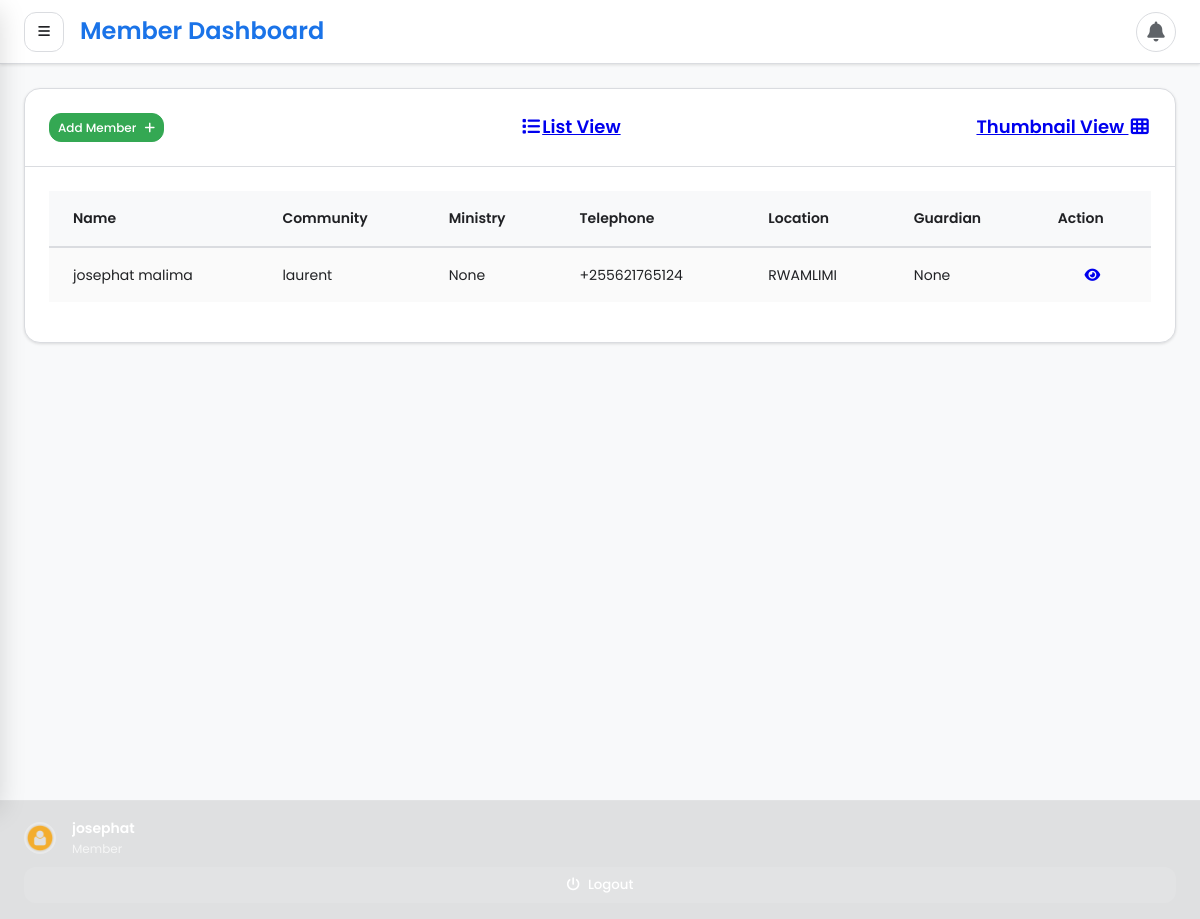
/members/table/ (signed in), run on the app's committed database.
### users/models.py (models this page shows, shortened)
class User(AbstractBaseUser, PermissionsMixin):
    roles =[
        ('admin','Admin'),
        ('Chairperson','Chairperson'),
        ('Secretary','Secretary'),
        ('Accountant','Accountant'),
        ('Member','Member'),
    ]
    username = models.CharField(max_length=255, blank=True, unique=True)
    email = models.EmailField(max_length=255, unique=True, null=True, blank=True)
    firstname = models.CharField(max_length=30, null=True, blank=True)
    lastname = models.CharField(max_length=30, null=True, blank=True)
    is_active = models.BooleanField(default=True)
    roles = models.CharField(max_length=50, choices=roles, default='Member')
    date_joined = models.DateTimeField(default=timezone.now)
    is_staff = models.BooleanField(default=False)
    is_verified = models.BooleanField(default=False)
    phone = models.CharField(max_length=15, blank=True, null=True)
    force_password_change = models.BooleanField(default=True)
    objects = ManagerUser()
    USERNAME_FIELD = 'username' # primary identifier for django auth
    REQUIRED_FIELDS = []     # required when creating superuser

### member/models.py (models this page shows, shortened)
class Member(models.Model):
    name = models.CharField(max_length=255)
    code = models.TextField(help_text="001PT", null= True)
    active = models.BooleanField(default= True)
    shepherd = models.ForeignKey(Community, on_delete=models.CASCADE, null=True, blank=True)
    ministry = models.ForeignKey(Ministry, on_delete=models.CASCADE, null=True, blank=True)
    telephone =PhoneNumberField(max_length=255, null=True, help_text=' Eg. +255 ')
    location = models.CharField(max_length=255)
    fathers_name = models.CharField(max_length=255, null=True, blank=True)
    mothers_name = models.CharField(max_length=255, null=True, blank=True)
    guardians_name = models.CharField(max_length=255, null=True, blank=True)
    new_believer_school = models.BooleanField()
    pays_tithe = models.BooleanField(default=False)
    working = models.BooleanField(default=False)
    schooling = models.BooleanField(default=False)
    picture = models.ImageField(upload_to=upload_image_path, null=True, blank=True)
    transfered = models.BooleanField(max_length=250, blank=True, null= True)
    transfer_update = models.CharField(max_length=250, null=True, blank=True)
    objects = MemberManager()

class Community(models.Model):
    name = models.CharField(max_length=255, unique=True)
    created_at = models.DateTimeField(auto_now_add=True)
    updated_at = models.DateTimeField(auto_now=True)
    def __str__(self):
        return self.name

### member/views.py (the view)
# urls.py: path('table/', table_members, name="table_members"),
@login_required
def table_members(request):
    template = "members/table.html"
    members = Member.objects.active()
    profile = UserProfile.objects.get_or_create(user=request.user)
    context = {"members": members, "members_active_list": "active", "profile": profile}
    return render(request, template, context)

### member/models.py (called while the page is built)
    def active(self):
        qs = self.get_queryset().filter(active=True)
        return qs

### templates/members/table.html (shortened to what this page needs)
{% extends 'base.html' %}
{% block content %}
    <div class="dashboard-wrapper">
        <div class="container-fluid dashboard-content">
            <div class="col-xl-12 col-lg-12 col-md-12 col-sm-12 col-12">
            <div class="card">
                <h5 class="card-header">
                    <a href="{% url 'add_member' %}" class="btn btn-sm btn-success shadow float-right text-light ml-5">Add Member <i class="fa fa-plus ml-2"></i></a>
                    <a href="{% url 'list_members' %}" class="mr-4"><i class="fas fa-fw fa-list mr-2"></i>List View</a>
                    <a href="{% url 'thumbnail_members' %}">Thumbnail View <i class="ml-2 fas fa-fw fa-th"></i></a></h5>
                <div class="card-body">
                    <div class="table-responsive">
                        <table class="table table-striped table-bordered first">
                            <thead>
                                <tr>
                                    <th>Name</th>
                                    <th>Community</th>
                                    <th>Ministry</th>
                                    <th>Telephone</th>
                                    <th>Location</th>
                                    <th>Guardian</th>
                                    <th>Action</th>
                                </tr>
                            </thead>
                            <tbody>
                            {% for member in members %}
                                <tr>
                                    <td>{{ member.name }}</td>
                                    <td>{{ member.shepherd }}</td>
                                    <td>{{ member.ministry }}</td>
                                    <td>{{ member.telephone }}</td>
                                    <td>{{ member.location }}</td>
                                    <td>{{ member.guardians_name }}</td>
                                    <td class="text-center"><a href="{% url 'detail_member' member.pk %}"><i class="fa fa-eye"></i></a></td>
                                </tr>
                            {% endfor %}
                            </tbody>
                        </table>
                    </div>
                </div>
            </div>
     </div>
        </div>
{% endblock content %}

### templates/base.html (shortened to what this page needs)
{% load static %}
<!DOCTYPE html>
<html lang="en">
  <head>
    <link href="https://cdnjs.cloudflare.com/ajax/libs/font-awesome/6.4.0/css/all.min.css" rel="stylesheet" />
  </head>
<body>
    {% if user.is_authenticated %}
    <div class="app-container">
          </div>
          <div class="sidebar-footer">
            <div class="user-info">
              <div class="user-avatar-sm">
                <img src="{% if profile and profile.picture %}{{ profile.picture.url }}{% else %}{% static 'assets/images/avatar01.png' %}{% endif %}" alt="{{ user.username }}" />
              </div>
              <div class="user-details">
                <div class="user-name">
                  {{ user.get_full_name|default:user.username }}
                </div>
                <div class="user-role">
                  {% if user.is_superuser %}Administrator
                  {% elif user.roles == 'Accountant' %}Accountant
                  {% elif user.roles == 'Admin' %} Admin
                  {% elif user.is_staff %}Staff
                  {% else %}Member {% endif %}
                </div>
              </div>
            </div>
            <button class="logout-btn" id="sidebarLogoutBtn">
              <i class="fas fa-power-off"></i>
              <span>Logout</span>
            </button>
          </div>
      <header class="app-header">
        <div class="header-left">
          <button class="menu-toggle" id="menuToggle">
            <i class="fas fa-bars"></i>
          </button>
          <h3 style="font-weight: 600; color: var(--primary)">
            {% if user.is_superuser %}Admin Dashboard
            {% elif user.groups.all.0.name == 'Accountant' %}Dashboard
            {% else %}Member Dashboard {% endif %}
          </h3>
        </div>
        <div class="header-right">
          <div class="notification-dropdown">
            <button class="notification-btn" id="notificationBtn">
              <i class="fas fa-bell"></i>
            </button>
      </header>
      <main class="main-content">
        {% block content %}{% endblock content %}
      </main>
    {% else %}
    <script>
      window.location.href = "{% url '_login' %}";
    </script>
    {% endif %}
  </body>
</html>

### data on the page
User: get_full_name "josephat"
Member: name "josephat malima", shepherd "laurent", ministry "None", telephone "+255621765124", location "RWAMLIMI", guardians_name "None"
